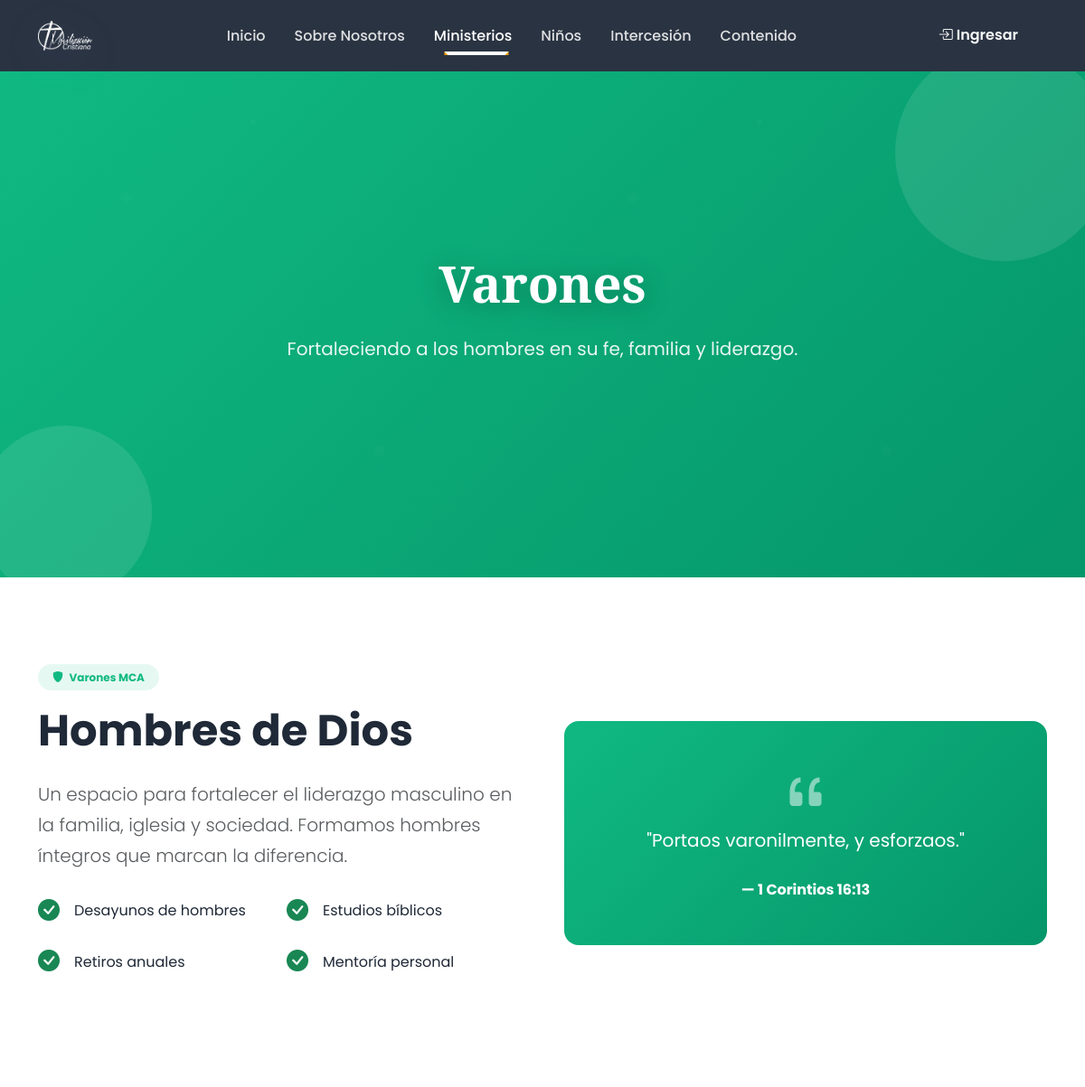
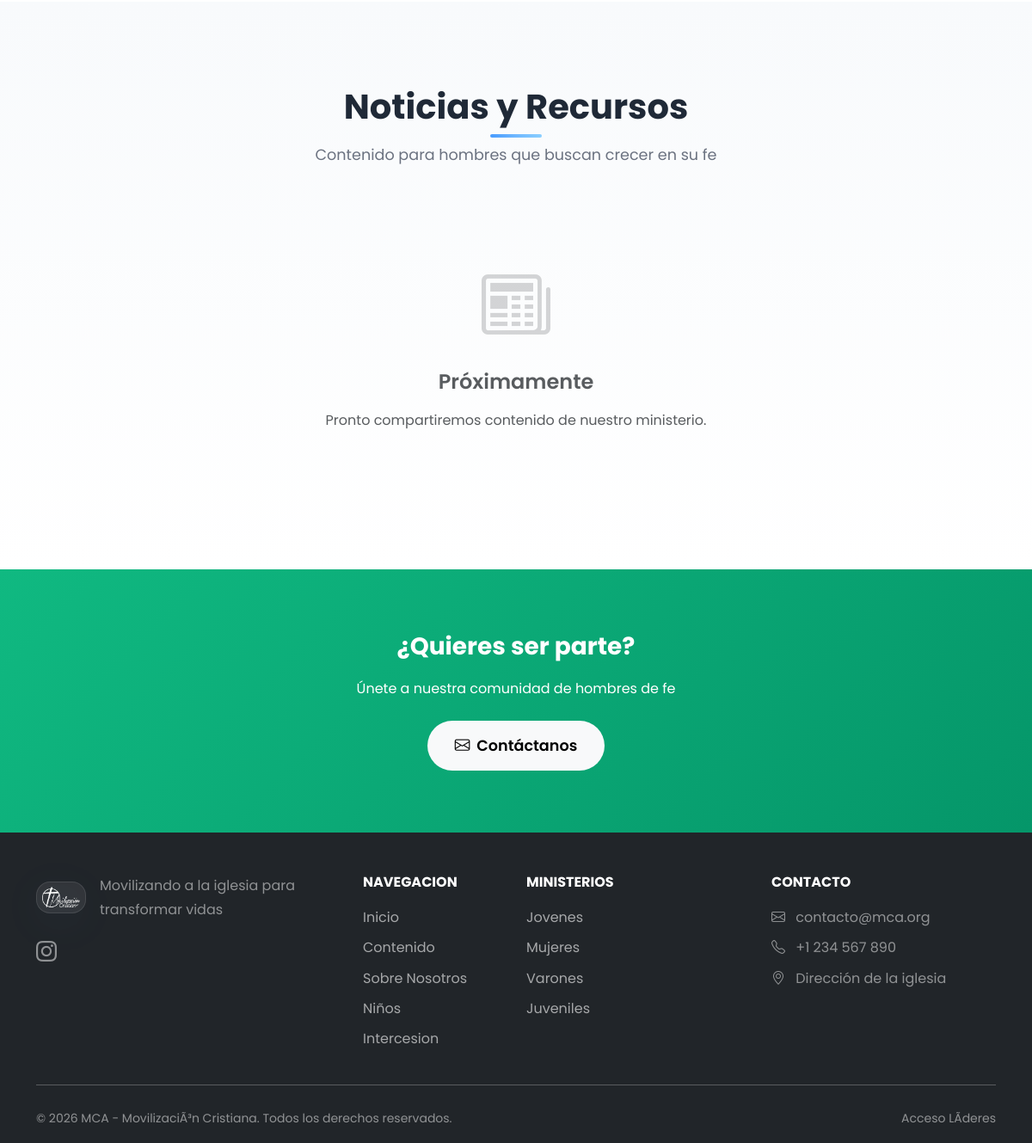
The app's page /MCA/varones.php with its own data (2 pictures, top to bottom).
### tables this page shows
CREATE TABLE `seccion_config` (
  `id` int(11) NOT NULL,
  `seccion_key` varchar(50) NOT NULL,
  `header_image_url` varchar(255) DEFAULT NULL,
  `header_title` varchar(255) DEFAULT NULL,
  `header_subtitle` text DEFAULT NULL,
  `updated_at` timestamp NOT NULL DEFAULT current_timestamp() ON UPDATE current_timestamp()
);

### MCA/includes/functions.php (called while the page is built, shortened)
<?php
function sanitize($input) {
    return htmlspecialchars(trim($input), ENT_QUOTES, 'UTF-8');
}
function getSectionConfig($sectionKey, $refresh = false) {
    try {
        $pdo = getConnection();
        $stmt = $pdo->prepare("SELECT * FROM seccion_config WHERE seccion_key = ?");
        $stmt->execute([$sectionKey]);
        $config = $stmt->fetch(PDO::FETCH_ASSOC);
        if ($config) {
            return $config;
        }
    } catch (Exception $e) {
    }
    return [];
}

### MCA/varones.php (the view, shortened to what this page needs)
<?php
$seccion = 'varones';
require_once __DIR__ . '/includes/header.php';
$publicaciones = getPublications($seccion, 12);
$sectionConfig = getSectionConfig($seccion);
$heroStyle = 'min-height: 50vh; background: linear-gradient(135deg, #10b981 0%, #059669 100%);';
$heroTitle = $sectionConfig['header_title'] ?? 'Ministerio de Varones';
$heroSubtitle = $sectionConfig['header_subtitle'] ?? 'Liderazgo y servicio con integridad. Hombres que reflejan el carácter de Cristo.';
?>
<section class="hero-section text-white" style="<?= $heroStyle ?>">
    <div class="floating-shapes">
        <div class="shape"></div>
        <div class="shape"></div>
    </div>
    <div class="container">
        <div class="row align-items-center justify-content-center text-center" style="min-height: 50vh;">
            <div class="col-lg-8 hero-content" data-aos="fade-up">
                <h1 class="hero-title display-heading"><?= sanitize($heroTitle) ?></h1>
                <p class="hero-subtitle mx-auto">
                    <?= sanitize($heroSubtitle) ?>
                </p>
            </div>
        </div>
    </div>
</section>
<section class="py-5">
    <div class="container py-5">
        <div class="row align-items-center g-5">
            <div class="col-lg-6" data-aos="fade-right">
                <span class="badge mb-3 px-3 py-2 rounded-pill" style="background: rgba(16, 185, 129, 0.1); color: #10b981;">
                    <i class="bi bi-shield-fill me-1"></i> Varones MCA
                </span>
                <h2 class="display-5 fw-bold mb-4">Hombres de Dios</h2>
                <p class="lead text-muted mb-4">
                    Un espacio para fortalecer el liderazgo masculino en la familia, iglesia y sociedad.
                    Formamos hombres íntegros que marcan la diferencia.
                </p>
                <div class="row g-3 mb-4">
                    <div class="col-6">
                        <div class="d-flex align-items-center">
                            <i class="bi bi-check-circle-fill text-success fs-4 me-3"></i>
                            <span>Desayunos de hombres</span>
                        </div>
                    </div>
                    <div class="col-6">
                        <div class="d-flex align-items-center">
                            <i class="bi bi-check-circle-fill text-success fs-4 me-3"></i>
                            <span>Estudios bíblicos</span>
                        </div>
                    </div>
                    <div class="col-6">
                        <div class="d-flex align-items-center">
                            <i class="bi bi-check-circle-fill text-success fs-4 me-3"></i>
                            <span>Retiros anuales</span>
                        </div>
                    </div>
                    <div class="col-6">
                        <div class="d-flex align-items-center">
                            <i class="bi bi-check-circle-fill text-success fs-4 me-3"></i>
                            <span>Mentoría personal</span>
                        </div>
                    </div>
                </div>
            </div>
            <div class="col-lg-6" data-aos="fade-left">
                <div class="rounded-4 p-5 text-white text-center" style="background: linear-gradient(135deg, #10b981, #059669);">
                    <i class="bi bi-quote display-4 mb-3 opacity-50"></i>
                    <p class="fs-5 mb-4">
                        "Portaos varonilmente, y esforzaos."
                    </p>
                    <p class="fw-bold mb-0">— 1 Corintios 16:13</p>
                </div>
            </div>
        </div>
    </div>
</section>
<section class="py-5 bg-light-gradient">
    <div class="container py-5">
        <div class="section-header" data-aos="fade-up">
            <h2>Noticias y Recursos</h2>
            <p>Contenido para hombres que buscan crecer en su fe</p>
        </div>
        <?php if (!empty($publicaciones)): ?>
        <div class="row g-4">
            <?php foreach ($publicaciones as $post): ?>
            <div class="col-lg-4 col-md-6" data-aos="fade-up">
                <div class="card blog-card h-100">
                    <?php if ($post['imagen']): ?>
                    <img src="<?= BASE_URL . $post['imagen'] ?>" class="card-img-top" alt="<?= sanitize($post['titulo']) ?>">
                    <?php else: ?>
                    <div class="card-img-top d-flex align-items-center justify-content-center" style="height: 200px; background: linear-gradient(135deg, #10b981, #059669);">
                        <i class="bi bi-shield-fill text-white display-4"></i>
                    </div>
                    <?php endif; ?>
                    <div class="card-body">
                        <div class="card-meta">
                            <span><i class="bi bi-calendar3 me-1"></i><?= formatDate($post['created_at']) ?></span>
                        </div>
                        <h5 class="card-title"><?= sanitize($post['titulo']) ?></h5>
                        <p class="card-text"><?= sanitize(substr(strip_tags($post['contenido']), 0, 100)) ?>...</p>
                    </div>
                    <div class="card-footer bg-transparent border-0 pb-3">
                        <a href="<?= BASE_URL ?>/publicacion.php?id=<?= $post['id'] ?>" class="btn btn-outline-success btn-sm">
                            Leer Más <i class="bi bi-arrow-right"></i>
                        </a>
                    </div>
                </div>
            </div>
            <?php endforeach; ?>
        </div>
        <?php else: ?>
        <div class="text-center py-5">
            <i class="bi bi-newspaper display-1 text-muted opacity-25"></i>
            <h4 class="mt-4 text-muted">Próximamente</h4>
            <p class="text-muted">Pronto compartiremos contenido de nuestro ministerio.</p>
        </div>
        <?php endif; ?>
    </div>
</section>
<section class="py-5 text-white" style="background: linear-gradient(135deg, #10b981, #059669);">
    <div class="container py-4 text-center">
        <h3 class="fw-bold mb-3">¿Quieres ser parte?</h3>
        <p class="opacity-90 mb-4">Únete a nuestra comunidad de hombres de fe</p>
        <a href="<?= BASE_URL ?>/formularios.php" class="btn btn-light btn-lg">
            <i class="bi bi-envelope me-2"></i>Contáctanos
        </a>
    </div>
</section>
<?php require_once __DIR__ . '/includes/footer.php'; ?>

### records on screen
seccion_config: header_title "Varones", header_subtitle "Fortaleciendo a los hombres en su fe, familia y liderazgo."

### other values on screen
getSetting('site_email', 'contacto@mca.org') "contacto@mca.org"
getSetting('site_phone', '+56 9 1234 5678') "+1 234 567 890"
getSetting('site_address', 'Santiago, Chile') "Dirección de la iglesia"
